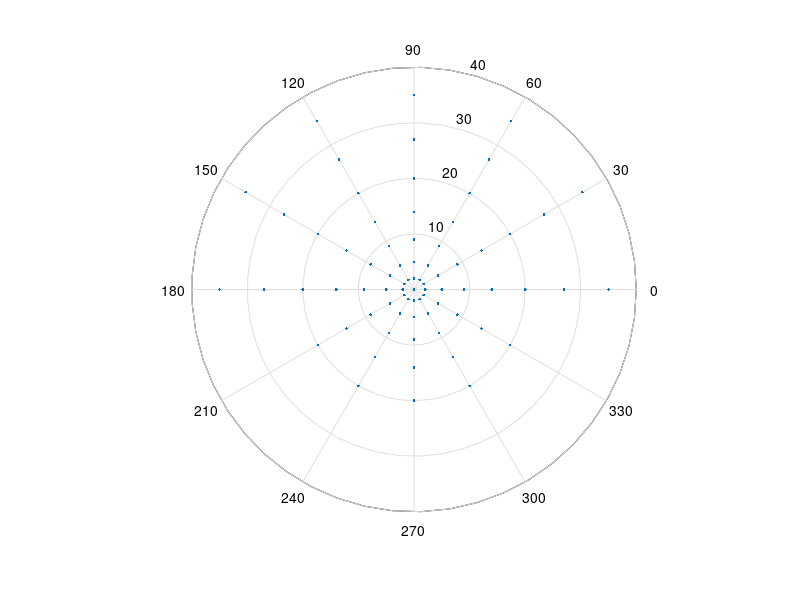

MATLAB code to generate this figure:
LEDSKY_RING=[0,2,5,9,14,20,27,35];
LEDSKY_SPOKE=[60 30 0 330 300 : -30 : 90];

FLAG_less = 0;

Range = [0 40];

Sel = LEDSKY_RING <= max(Range) & LEDSKY_RING >= min(Range);
SelLEDSKY_RING = LEDSKY_RING(Sel);

Rings = repmat(SelLEDSKY_RING,numel(LEDSKY_SPOKE),1);
Spokes = repmat(LEDSKY_SPOKE',1,numel(SelLEDSKY_RING));

% remove ring 0
Rings = Rings(:,all([Rings ~= 0]));
Spokes= Spokes(:,all([Rings ~= 0]));

% make vector
Rings = Rings(:);
Spokes = Spokes(:);

% add central led
Rings = [Rings;0];
Spokes = [Spokes;0];

% remove lower (invisible) leds
sel = Rings > 20 & Spokes<360 & Spokes>180;
Rings = Rings(~sel);
Spokes = Spokes(~sel);

if FLAG_less == 1
% remove some rings
sel = ismember(Rings,[2,9,20,35]);
Rings = Rings(sel);
Spokes = Spokes(sel);
end

% plot
polar(deg2rad(Spokes),Rings,'.');

% convert to numbers
tIxRings = repmat(LEDSKY_RING,numel(Rings),1) == repmat(Rings,1,numel(LEDSKY_RING));
IxRings = nan(size(Rings,1),1);
for I_t = 1: size(tIxRings,1)
	IxRings(I_t) = find(tIxRings(I_t,:) == 1) - 1;
end
tIxSpokes = repmat(LEDSKY_SPOKE,numel(Spokes),1) == repmat(Spokes,1,numel(LEDSKY_SPOKE));
IxSpokes = nan(size(Spokes,1),1);
for I_t = 1: size(tIxSpokes,1)
	IxSpokes(I_t) = find(tIxSpokes(I_t,:) == 1);
end

% repair central led
sel = IxRings == 0;
IxSpokes(sel) = 2;
IxRings(sel) = 0;

% create Mtx
IJkRoosTars = [ones(numel(IxRings),1) IxRings , IxSpokes , zeros(numel(IxRings),21-3)];
% for offset
%IJkRoosTars = [ones(numel(IxRings),1) ones(numel(IxRings),1)*2 ones(numel(IxRings),1)*0 zeros(numel(IxRings),21-3)];

% save
if FLAG_less == 1
    fn = ['D:\HumanMatlab\Tom\TrailList\IJkroos_' datestr(now,'yyyy-mm-dd') '-lesstargets.mat'];
else
    fn = ['D:\HumanMatlab\Tom\TrailList\IJkroos_' datestr(now,'yyyy-mm-dd') '.mat'];
end
disp(fn)
save(fn,'IJkRoosTars','-mat')
